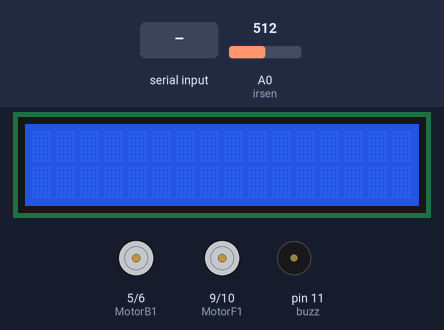
Recording of a sketch running on a simulated Arduino Uno, built with avr-gcc and run on an emulated ATmega328P. Shown: 16×2 character LCD, motor-driver pin pairs drawn as motors (green arrow = first pin HIGH = forward, orange = second pin HIGH = backward, longer = more drive), buzzer (waves = sounding, pin HIGH). Inputs (shaded band) come from the test bench; at power-on: A0 (irsen) = 512. What the sketch prints to the serial monitor is not drawn.

Above: at 1.2 s.
1.3 s: "4" received over the second serial link
At 2.5 s:
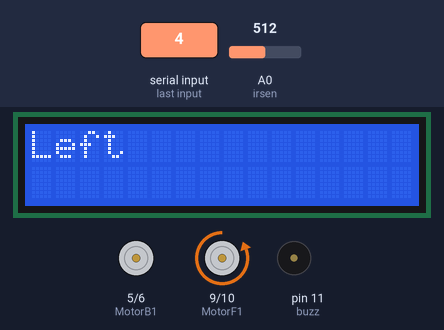
2.8 s: "3" received over the second serial link
At 3.6 s:
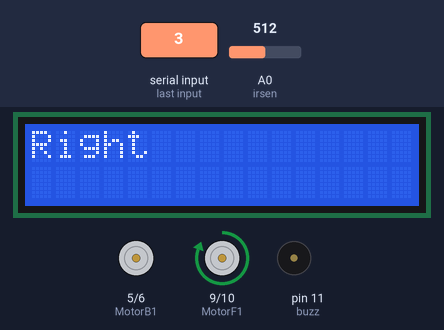
4.3 s: "a" received over the second serial link
At 5.0 s:
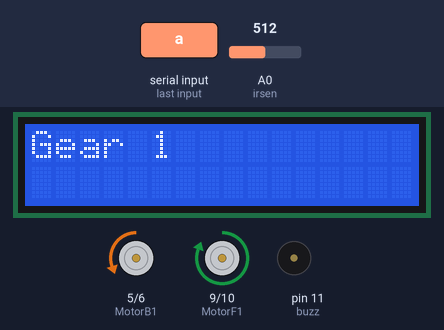
5.8 s: "0" received over the second serial link
At 7.4 s:
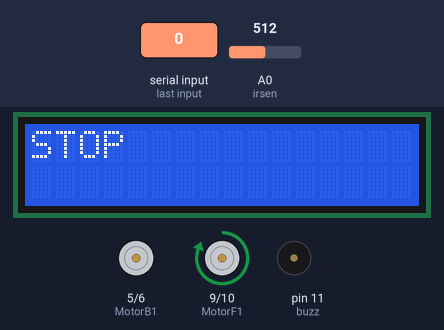
7.7 s: "d" received over the second serial link
At 8.9 s:
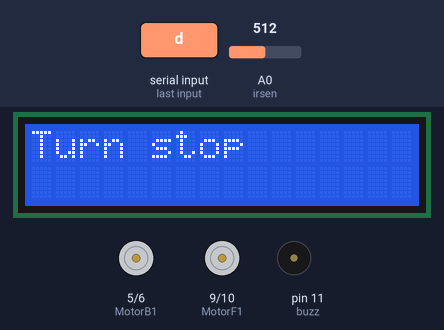
9.2 s: "2" received over the second serial link
At 9.8 s:
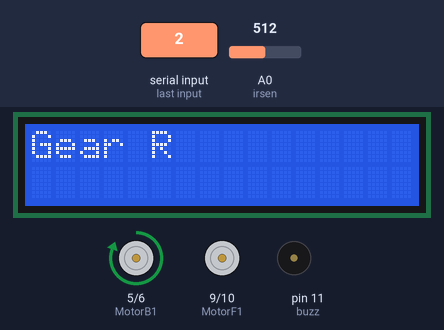
Timing chart, 0 to 11.7 s (numbered marks = the images above; inputs shaded):
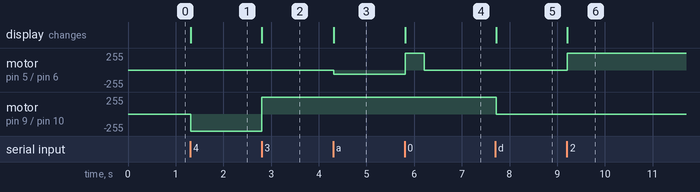

The sketch:

Car_Code_final.ino
```cpp
#include <LiquidCrystal_I2C.h>
#include <SoftwareSerial.h>

LiquidCrystal_I2C lcd(0x27, 16, 2);//lcd 제어, 주소확인
SoftwareSerial bt(2,3);//블루투스 통신

unsigned long time;//과거 시간 저장 변수
//int flag = 0;//과거 기준 시간보자 일정시간 지날 경우를 판단하는 변수

float volt = 5.0;

int MotorF1 = 9;//앞바퀴 제어
int MotorF2 = 10;
int MotorB1 = 5;//뒷바퀴 제어
int MotorB2 = 6;

int trig = 8;//초음파 센서1
int echo = 7;//초음파 센서2
int irsen = A0;//IR센서 A0
int dis;//초음파 거리 저장 변수
float irdis;//IR센서 거리 저장 변수

int buzz = 11;//부저

void setup(){
  bt.begin(9600);

  time = millis();

  lcd.init();//lcd초기화
  lcd.backlight();//lcd백라이트 켜기

  pinMode(MotorF1, OUTPUT);
  pinMode(MotorF2, OUTPUT);
  pinMode(MotorB1, OUTPUT);
  pinMode(MotorB2, OUTPUT);
  pinMode(trig, OUTPUT);
  pinMode(echo, INPUT);
  pinMode(buzz, OUTPUT);
  pinMode(irsen, INPUT);
  Serial.begin(9600);
}

void IR(){//IR센서 거리 측정 함수(pow함수는 거듭제곱을 구하는 함수)
  irdis = volt*analogRead(A0) / 1023;
  irdis = 26.549 * pow(irdis, -1.2091);

  return irdis;
}

void Frontwheel(int a){//전륜 제어 함수
  if(a == '4'){
    lcd.clear();
    lcd.print("Left");
    analogWrite(MotorF1, 0);
    analogWrite(MotorF2,255);//좌회전
    delay(500);
    a = 'd';
  }
  else if(a == '3'){
    lcd.clear();
    lcd.print("Right");
    analogWrite(MotorF1, 255);
    analogWrite(MotorF2, 0);//우회전
    delay(500);
    a = 'd';
  }
  else if(a == 'd'){
    lcd.clear();
    lcd.print("Turn stop");
    analogWrite(MotorF1, 0);
    analogWrite(MotorF2, 0);//멈춤
  }
}

void Backwheel(int b){//후륜 제어 함수
  if(b == 'a'){
    lcd.clear();
    lcd.print("Gear 1");
    analogWrite(MotorB1, 0);
    analogWrite(MotorB2, 255/4);//전진(25%)
  }
  else if(b == 'b'){
    lcd.clear();
    lcd.print("Gear 2");
    analogWrite(MotorB1, 0);
    analogWrite(MotorB2, 255/2);//전진(50%)
  }
  else if(b == 'c'){
    lcd.clear();
    lcd.print("Gear 3");
    analogWrite(MotorB1, 0);
    analogWrite(MotorB2, 255*3/4);//전진(75%)
  }
  else if(b == '1'){
    lcd.clear();
    lcd.print("Gear 4");
    analogWrite(MotorB1, 0);
    analogWrite(MotorB2, 255);//전진(100%)
  }
  else if(b == '2'){
    lcd.clear();
    lcd.print("Gear R");
    analogWrite(MotorB1, 255);
    analogWrite(MotorB2, 0);//후진
  }
  else if(b == '0'){
    lcd.clear();
    lcd.print("STOP");
    analogWrite(MotorB1, 255);
    analogWrite(MotorB2, 0);
    delay(400);//0.4초간 후진
    analogWrite(MotorB1, 0);
    analogWrite(MotorB2, 0);//정지
  }
}

int Distmeasure(){ //초음파 센서 거리측정 함수
  digitalWrite(trig, HIGH);
  delay(100);
  digitalWrite(trig, LOW);

  dis = pulseIn(echo, HIGH)*340/2/10000;

  return dis;
}

void alarmsound(int c){//부저 소리 함수
  if(c>=100){
    noTone(buzz);
    delay(1000);//소리 끔
  }
  else if(c<100 && c>=50)
  {
    tone(buzz,261);
    delay(500); noTone(buzz);
  }
  else if(c<50 && c>=30)
  {
    lcd.clear();
    tone(buzz,261);
    delay(100); noTone(buzz);
  }
  else if(c<30 && c>=15)
  {
    lcd.clear();
    lcd.print("Close");
    tone(buzz,261);
    delay(50); noTone(buzz);
  }
  else if(c<15 && c>=8)
  {
    lcd.clear();
    lcd.print("So Close!");
    tone(buzz,261);
    delay(10); noTone(buzz);

  }
  else if(c<8)
  {
    lcd.clear();
    lcd.print("Warning!");
    tone(buzz,261);
    delay(2); noTone(buzz);
  }
}

int safestop(int d){//안전 멈춤
  if(d==20){
    analogWrite(MotorB1, 255);
    analogWrite(MotorB2, 0);
    delay(300);
    analogWrite(MotorB1, 0);
    analogWrite(MotorB2, 0);
  }
}

void loop(){
  unsigned long now = millis();
  int data = bt.read();
  IR();
  Frontwheel(data);
  Backwheel(data);
  safestop(irdis);

  Serial.println(irdis);
  Serial.println();
  /*alarmsound(irdis);

  /*int state = digitalRead(irs);

  digitalWrite(trig, HIGH);
  delayMicroseconds(5);
  digitalWrite(trig, LOW);
  int dis = pulseIn(echo, HIGH)*340/2/10000;
  */
}
```

Measured:
- after the input at 1.3 s, motor on pin 9 (MotorF1) / pin 10 (MotorF2): stopped → backward 255/255 at once; the display: changes at once (image 1)
- after the input at 2.8 s, motor on pin 9 (MotorF1) / pin 10 (MotorF2): backward 255/255 → forward 255/255 at once; the display: changes at once (image 2)
- after the input at 4.3 s, motor on pin 5 (MotorB1) / pin 6 (MotorB2): stopped → backward 63/255 at once; the display: changes at once (image 3)
- after the input at 5.8 s, motor on pin 5 (MotorB1) / pin 6 (MotorB2): backward 63/255 → forward 255/255 at once, → stopped 0.40 s later; the display: changes at once (image 4)
- after the input at 7.7 s, motor on pin 9 (MotorF1) / pin 10 (MotorF2): forward 255/255 → stopped at once; the display: changes at once (image 5)
- after the input at 9.2 s, motor on pin 5 (MotorB1) / pin 6 (MotorB2): stopped → forward 255/255 at once; the display: changes at once (image 6)
